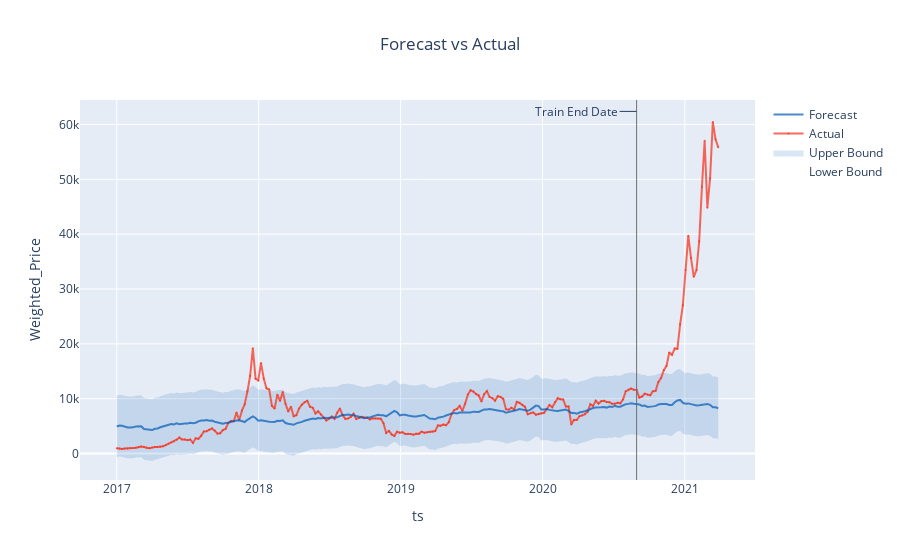

The notebook cell this image was saved under:
### Markdown cell above
<h1 style="background-color:#FF85A3;font-size:20px;color:#00033E;font-weight : bold">Backtest :</h1>

### Code cell
backtest = result.backtest
fig = backtest.plot().show()

### Figure 1 — Plotly figure (JSON) as saved in the notebook; plotly's stock layout.template omitted (floating-point values rounded to 4 significant figures; data arrays with more than 128 entries replaced by an {"elided": "..."} marker saying what was removed)
{"data": [{"legendgroup": "interval", "line": {"color": "rgba(0, 90, 181, 0.5)", "width": 0}, "mode": "lines", "name": "Lower Bound", "type": "scatter", "x": {"elided": "222 str values"}, "y": {"elided": "222 float values"}}, {"fill": "tonexty", "fillcolor": "rgba(0, 90, 181, 0.15)", "legendgroup": "interval", "line": {"color": "rgba(0, 90, 181, 0.5)", "width": 0}, "mode": "lines", "name": "Upper Bound", "type": "scatter", "x": {"elided": "222 str values"}, "y": {"elided": "222 float values"}}, {"line": {"color": "rgba(250, 43, 20, 0.7)"}, "marker": {"color": "rgba(250, 43, 20, 0.7)", "size": 2}, "mode": "lines+markers", "name": "Actual", "opacity": 1, "type": "scatter", "x": {"elided": "222 str values"}, "y": {"elided": "222 float values"}}, {"line": {"color": "rgba(0, 90, 181, 0.7)", "dash": "solid"}, "name": "Forecast", "type": "scatter", "x": {"elided": "222 str values"}, "y": {"elided": "222 float values"}}], "layout": {"annotations": [{"arrowhead": 0, "ax": -60, "ay": 0, "showarrow": true, "text": "Train End Date", "x": "2020-08-30T00:00:00", "xref": "x", "y": 0.97, "yref": "paper"}], "legend": {"traceorder": "reversed"}, "shapes": [{"line": {"color": "rgba(100, 100, 100, 0.9)", "width": 1}, "type": "line", "x0": "2020-08-30T00:00:00", "x1": "2020-08-30T00:00:00", "xref": "x", "y0": 0, "y1": 1, "yref": "paper"}], "showlegend": true, "title": {"text": "Forecast vs Actual", "x": 0.5}, "xaxis": {"title": {"text": "ts"}}, "yaxis": {"title": {"text": "Weighted_Price"}}}}
